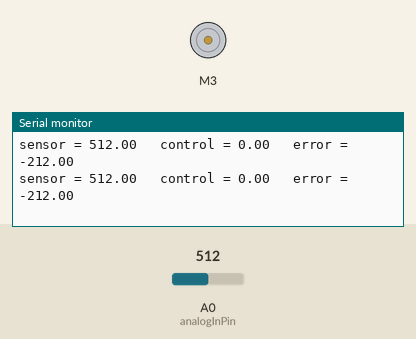
Simulated run of this sketch. Board: Arduino Uno, built with avr-gcc and run on an emulated ATmega328P. Parts: DC motor (green arrow = forward, orange = backward, longer = faster), the last lines printed to the serial monitor. The inputs (shaded band) are chosen by the test bench; at power-on: A0 (analogInPin) = 512.

Above: at 1.2 s.
1.3 s: A0 (analogInPin) set to 992
At 2.1 s:
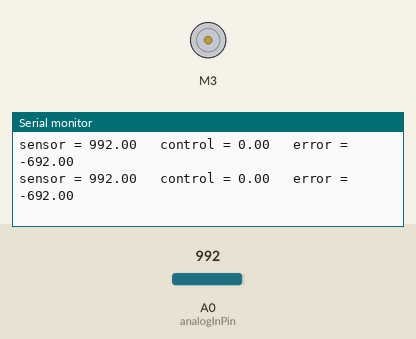
4.3 s: A0 (analogInPin) set to 1016
At 4.8 s:
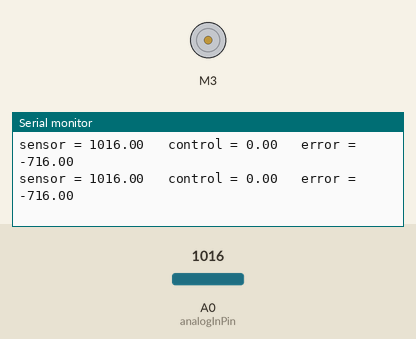
Timing chart, 0 to 7.3 s (numbered marks = the images above; inputs shaded):
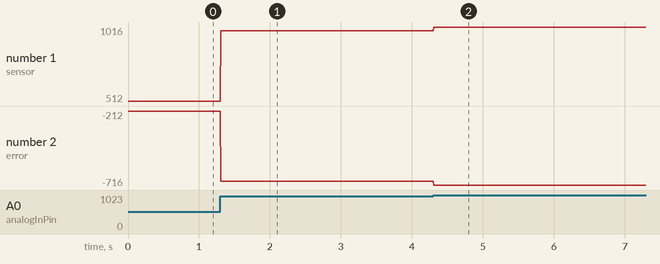

Measured:
- after the input at 1.3 s, the serial monitor: prints a new line at once (image 1)
- after the input at 4.3 s, the serial monitor: prints a new line at once (image 2)
- plotted number 1: 512 → 992 after the input at 1.3 s, 992 → 1016 after the input at 4.3 s
- plotted number 2: -212 → -692 after the input at 1.3 s, -692 → -716 after the input at 4.3 s

The sketch:

servo_mod_v1.ino
```cpp
#include <AFMotor.h>

AF_DCMotor motor(3);
const int analogInPin = A0;  // Analog input pin that the potentiometer is attached to

//float kp = 10;
//float kd = 2;
float kp=0; float kd=0;
float deseado = 300;
float sensor = 0;
float sensor_ant = 0;
float error = 0;
float error_vel= 0;
float salida = 0;

void setup() {
  // initialize serial communications at 9600 bps:
  Serial.begin(115200);
  // turn on motor
  motor.setSpeed(0);
  motor.run(RELEASE);
}

void loop() {
  // read the analog in value:
  sensor_ant = sensor;
  sensor = analogRead(analogInPin);
  error = deseado - sensor;
  error_vel = (sensor_ant - sensor)/0.2;
  // map it to the range of the analog out:
  salida = map(kp*error + kd*error_vel, 0, 1023, 0, 255);
  // change the analog out value:
  if(salida>0){
    motor.run(BACKWARD);
    motor.setSpeed(salida);
  }
  else{
    motor.run(FORWARD);
    motor.setSpeed(-salida);
  }

  // print the results to the serial monitor:
  Serial.print("sensor = ");
  Serial.print(sensor);
  Serial.print("\t control = ");
  Serial.print(salida);
  Serial.print("\t error = ");
  Serial.println(error);

  // wait 2 milliseconds before the next loop
  // for the analog-to-digital converter to settle
  // after the last reading:
  delay(2);
}
```
